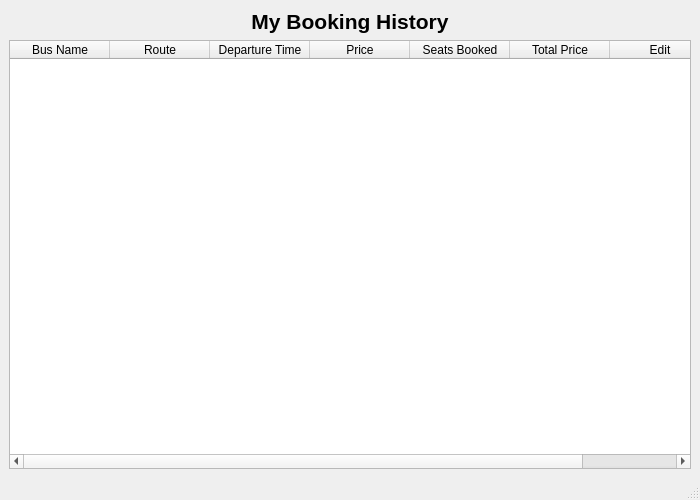
<?xml version="1.0" encoding="UTF-8"?>
<ui version="4.0">
 <class>BookingHistoryForm</class>
 <widget class="QMainWindow" name="BookingHistoryForm">
  <property name="geometry">
   <rect>
    <x>0</x>
    <y>0</y>
    <width>700</width>
    <height>500</height>
   </rect>
  </property>
  <property name="windowTitle">
   <string>My Booking History</string>
  </property>
  <widget class="QWidget" name="centralwidget">
   <layout class="QVBoxLayout" name="verticalLayout">
    <item>
     <widget class="QLabel" name="titleLabel">
      <property name="font">
       <font>
        <pointsize>16</pointsize>
        <bold>true</bold>
       </font>
      </property>
      <property name="text">
       <string>My Booking History</string>
      </property>
      <property name="alignment">
       <set>Qt::AlignmentFlag::AlignCenter</set>
      </property>
     </widget>
    </item>
    <item>
     <widget class="QTableWidget" name="tableWidget">
      <column>
       <property name="text">
        <string>Bus Name</string>
       </property>
      </column>
      <column>
       <property name="text">
        <string>Route</string>
       </property>
      </column>
      <column>
       <property name="text">
        <string>Departure Time</string>
       </property>
      </column>
      <column>
       <property name="text">
        <string>Price</string>
       </property>
      </column>
      <column>
       <property name="text">
        <string>Seats Booked</string>
       </property>
      </column>
      <column>
       <property name="text">
        <string>Total Price</string>
       </property>
      </column>
      <column>
       <property name="text">
        <string>Edit</string>
       </property>
      </column>
     </widget>
    </item>
   </layout>
  </widget>
  <widget class="QStatusBar" name="statusbar"/>
 </widget>
 <resources/>
 <connections/>
</ui>
